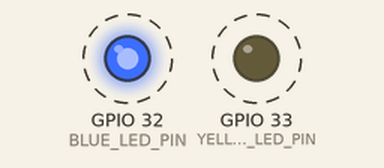
Recording of a sketch running on a simulated ESP32. On the bench: output pins drawn as LEDs (lit = HIGH). Dashed ring = blinking.

Above: at 0.5 s.
Timing chart, 0 to 4.6 s (numbered marks = the images above):
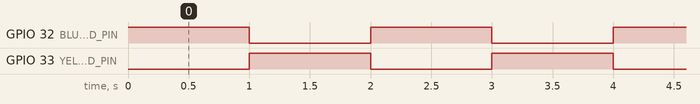

Measured:
- by itself, GPIO 32 (BLUE_LED_PIN), GPIO 33 (YELLOW_LED_PIN): alternates HIGH for 1.0 s and LOW for 1.0 s

The sketch:

blinkLedUdoo.ino
```cpp
#define BLUE_LED_PIN 32
#define YELLOW_LED_PIN 33

// the setup function runs once when you press reset or power the board
void setup() {
  // initialize digital pins as output.
  pinMode(BLUE_LED_PIN, OUTPUT);
  pinMode(YELLOW_LED_PIN, OUTPUT);
}

// the loop function runs over and over again forever
void loop() {
  digitalWrite(BLUE_LED_PIN, HIGH);   // turn the blue LED on (HIGH is the voltage level)
  digitalWrite(YELLOW_LED_PIN, LOW);  // turn the yellow LED off by shifting the voltage LOW
  delay(1000);                        // wait for a second
  digitalWrite(YELLOW_LED_PIN, HIGH); // turn the yellow LED on (HIGH is the voltage level)
  digitalWrite(BLUE_LED_PIN, LOW);    // turn the blue LED off by shifting the voltage LOW
  delay(1000);                        // wait for a second
}
```
